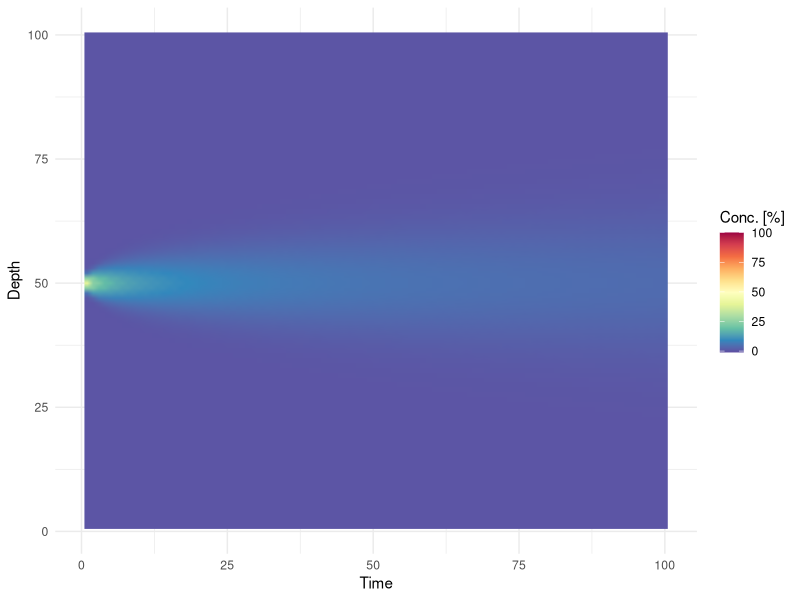

Reproduce this figure in R.
time = 100
space = 100
conc <- matrix(0, nrow = space, ncol = time) 
# our results in a matrix: 100 seconds times 100 m over the depth
K = 0.5 # diffusion coefficient, unit: m2/s
dx = 1 # our spatial step, unit: m
dt = 1 # our time step, unit: s
conc[, 1] = dnorm(seq(1,100,1), mean = 50, sd = 1) * 100
# initial conc. is defined vertically through a normal distribution, unit: -

for (n in 2:ncol(conc)){ # time index
  for (i in 2:(nrow(conc)-1)){ # space index
    conc[i, n] = conc[i, n-1] + K * dt / dx**2 * (conc[i+1, n-1] - 2 * conc[i, n-1] + conc[i-1, n-1]) # our FTCS scheme 
  }
}

# Let's plot this!
library(tidyverse)
library(reshape2)

time =  paste0(seq(1,ncol(conc)))
df <- data.frame(cbind(time, t(conc)) )
colnames(df) <- c("time", as.character(paste0(seq(1,nrow(conc)))))

m.df <- reshape2::melt(df, "time")
m.df$time <- time

ggplot(m.df, aes(as.numeric(time), as.numeric(variable))) +
  geom_raster(aes(fill = as.numeric(value)), interpolate = TRUE) +
  scale_fill_gradientn(limits = c(-1,100),
                       colours = rev(RColorBrewer::brewer.pal(11, 'Spectral')))+
  theme_minimal()  +xlab('Time') +
  ylab('Depth') +
  labs(fill = 'Conc. [%]')

